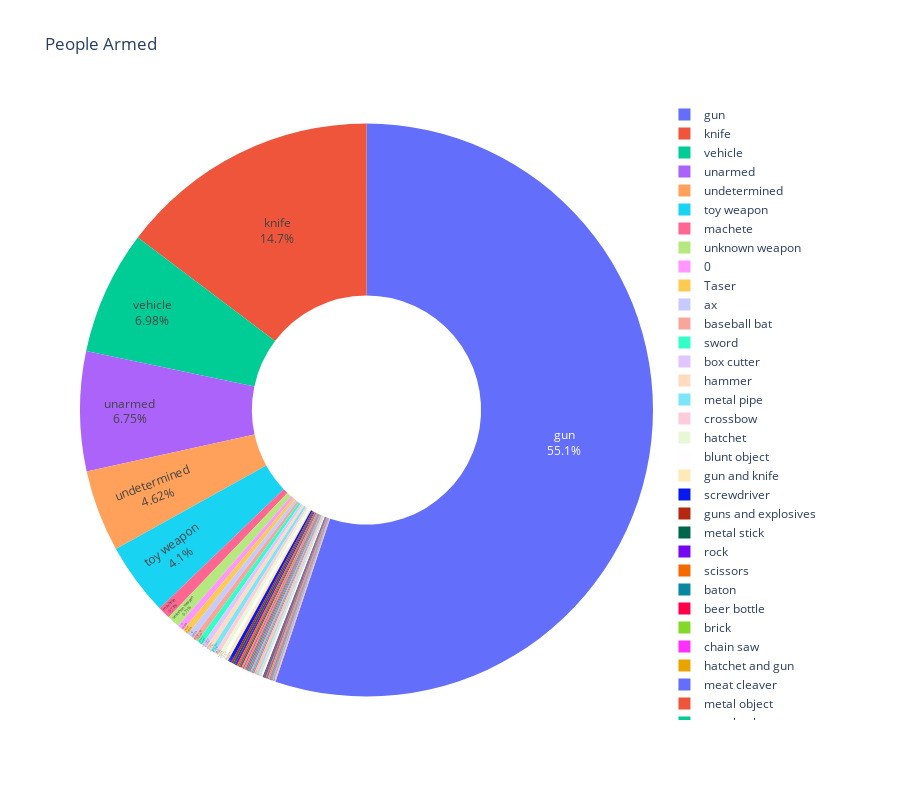

Here is the notebook cell this chart was saved with:
### Code cell
fig = px.pie(df_armed_grouped, 
             names='armed', 
             values='count', 
             title='People Armed',
             hole=0.4,
             labels={'armed': 'armed', 'count': 'percent'},
             template='plotly',
             height=800,
             )
fig.update_traces(textinfo='percent+label', hovertemplate='<b>%{label}</b><br>%{customdata[0]:.2f}%', textposition='inside')
fig.show()

### Figure 1 — Plotly figure (JSON) as saved in the notebook; plotly's stock layout.template omitted (floating-point values rounded to 4 significant figures)
{"data": [{"domain": {"x": [0, 1], "y": [0, 1]}, "hole": 0.4, "hovertemplate": "<b>%{label}</b><br>%{customdata[0]:.2f}%", "labels": [0, "Taser", "air conditioner", "ax", "baseball bat", "baseball bat and bottle", "baseball bat and fireplace poker", "baton", "bayonet", "bean-bag gun", "beer bottle", "blunt object", "box cutter", "brick", "carjack", "chain", "chain saw", "contractor's level", "cordless drill", "crossbow", "crowbar", "fireworks", "flagpole", "flashlight", "garden tool", "glass shard", "gun", "gun and knife", "guns and explosives", "hammer", "hand torch", "hatchet", "hatchet and gun", "knife", "lawn mower blade", "machete", "machete and gun", "meat cleaver", "metal hand tool", "metal object", "metal pipe", "metal pole", "metal rake", "metal stick", "motorcycle", "nail gun", "oar", "pen", "pick-axe", "piece of wood", "pipe", "pitchfork", "pole", "pole and knife", "rock", "scissors", "screwdriver", "sharp object", "shovel", "spear", "stapler", "straight edge razor", "sword", "tire iron", "toy weapon", "unarmed", "undetermined", "unknown weapon", "vehicle"], "legendgroup": "", "name": "", "showlegend": true, "textinfo": "percent+label", "textposition": "inside", "type": "pie", "values": [9, 9, 1, 9, 8, 1, 1, 2, 1, 1, 2, 5, 7, 2, 1, 1, 2, 1, 1, 6, 1, 1, 1, 1, 1, 1, 1398, 5, 3, 7, 1, 6, 2, 373, 1, 18, 1, 2, 1, 2, 7, 2, 1, 3, 1, 1, 1, 1, 1, 2, 2, 1, 1, 1, 3, 3, 5, 2, 2, 1, 1, 1, 8, 1, 104, 171, 117, 18, 177]}], "layout": {"height": 800, "legend": {"tracegroupgap": 0}, "title": {"text": "People Armed"}}}
